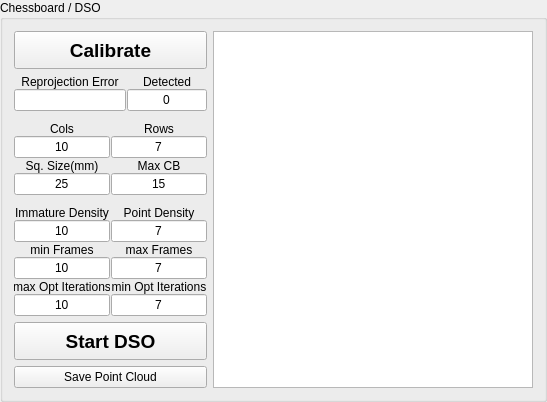
      <widget class="QGroupBox" name="groupBox_chessboard">
       <property name="sizePolicy">
        <sizepolicy hsizetype="MinimumExpanding" vsizetype="MinimumExpanding">
         <horstretch>0</horstretch>
         <verstretch>0</verstretch>
        </sizepolicy>
       </property>
       <property name="title">
        <string>Chessboard / DSO</string>
       </property>
       <layout class="QGridLayout" name="gridLayout_9">
        <item row="0" column="0">
         <layout class="QVBoxLayout" name="verticalLayout_11">
          <item>
           <widget class="QPushButton" name="pushButton_calibrate">
            <property name="sizePolicy">
             <sizepolicy hsizetype="Preferred" vsizetype="Fixed">
              <horstretch>0</horstretch>
              <verstretch>0</verstretch>
             </sizepolicy>
            </property>
            <property name="minimumSize">
             <size>
              <width>0</width>
              <height>38</height>
             </size>
            </property>
            <property name="font">
             <font>
              <pointsize>14</pointsize>
              <weight>75</weight>
              <bold>true</bold>
             </font>
            </property>
            <property name="toolTip">
             <string>Calibration starts when at
least 5 CheckBoards are
detected.
Reached &quot;Max CB&quot; boards the
counter resets and K and D
are used as &quot;Initial Guess&quot;
to refined the parameters
just calculated or loaded.</string>
            </property>
            <property name="text">
             <string>Calibrate</string>
            </property>
            <property name="checkable">
             <bool>true</bool>
            </property>
            <property name="checked">
             <bool>false</bool>
            </property>
           </widget>
          </item>
          <item>
           <layout class="QHBoxLayout" name="horizontalLayout_5">
            <property name="spacing">
             <number>1</number>
            </property>
            <item>
             <layout class="QVBoxLayout" name="verticalLayout_8">
              <property name="spacing">
               <number>0</number>
              </property>
              <item>
               <widget class="QLabel" name="label_reproj_err">
                <property name="sizePolicy">
                 <sizepolicy hsizetype="Preferred" vsizetype="Preferred">
                  <horstretch>0</horstretch>
                  <verstretch>0</verstretch>
                 </sizepolicy>
                </property>
                <property name="maximumSize">
                 <size>
                  <width>16777215</width>
                  <height>16777215</height>
                 </size>
                </property>
                <property name="text">
                 <string>Reprojection Error</string>
                </property>
                <property name="alignment">
                 <set>Qt::AlignCenter</set>
                </property>
               </widget>
              </item>
              <item>
               <widget class="QLineEdit" name="lineEdit_calib_reproj_err">
                <property name="sizePolicy">
                 <sizepolicy hsizetype="Preferred" vsizetype="Fixed">
                  <horstretch>0</horstretch>
                  <verstretch>0</verstretch>
                 </sizepolicy>
                </property>
                <property name="maximumSize">
                 <size>
                  <width>112</width>
                  <height>16777215</height>
                 </size>
                </property>
                <property name="toolTip">
                 <string>A good Reprojection Error is
minor than 1 px</string>
                </property>
                <property name="text">
                 <string/>
                </property>
                <property name="alignment">
                 <set>Qt::AlignCenter</set>
                </property>
                <property name="readOnly">
                 <bool>true</bool>
                </property>
               </widget>
              </item>
             </layout>
            </item>
            <item>
             <layout class="QVBoxLayout" name="verticalLayout_7">
              <property name="spacing">
               <number>0</number>
              </property>
              <item>
               <widget class="QLabel" name="label_7">
                <property name="sizePolicy">
                 <sizepolicy hsizetype="Preferred" vsizetype="Preferred">
                  <horstretch>0</horstretch>
                  <verstretch>0</verstretch>
                 </sizepolicy>
                </property>
                <property name="maximumSize">
                 <size>
                  <width>80</width>
                  <height>16777215</height>
                 </size>
                </property>
                <property name="text">
                 <string>Detected</string>
                </property>
                <property name="alignment">
                 <set>Qt::AlignCenter</set>
                </property>
               </widget>
              </item>
              <item>
               <widget class="QLineEdit" name="lineEdit_cb_count">
                <property name="sizePolicy">
                 <sizepolicy hsizetype="Maximum" vsizetype="Fixed">
                  <horstretch>0</horstretch>
                  <verstretch>0</verstretch>
                 </sizepolicy>
                </property>
                <property name="maximumSize">
                 <size>
                  <width>80</width>
                  <height>16777215</height>
                 </size>
                </property>
                <property name="text">
                 <string>0</string>
                </property>
                <property name="alignment">
                 <set>Qt::AlignCenter</set>
                </property>
                <property name="readOnly">
                 <bool>true</bool>
                </property>
               </widget>
              </item>
             </layout>
            </item>
           </layout>
          </item>
          <item>
           <spacer name="verticalSpacer_3">
            <property name="orientation">
             <enum>Qt::Vertical</enum>
            </property>
            <property name="sizeHint" stdset="0">
             <size>
              <width>20</width>
              <height>5</height>
             </size>
            </property>
           </spacer>
          </item>
          <item>
           <layout class="QGridLayout" name="gridLayout_2">
            <property name="sizeConstraint">
             <enum>QLayout::SetDefaultConstraint</enum>
            </property>
            <property name="spacing">
             <number>1</number>
            </property>
            <item row="0" column="0">
             <layout class="QVBoxLayout" name="verticalLayout_5">
              <property name="spacing">
               <number>0</number>
              </property>
              <item>
               <widget class="QLabel" name="label_5">
                <property name="sizePolicy">
                 <sizepolicy hsizetype="Preferred" vsizetype="Preferred">
                  <horstretch>0</horstretch>
                  <verstretch>0</verstretch>
                 </sizepolicy>
                </property>
                <property name="maximumSize">
                 <size>
                  <width>96</width>
                  <height>16777215</height>
                 </size>
                </property>
                <property name="text">
                 <string>Cols</string>
                </property>
                <property name="alignment">
                 <set>Qt::AlignCenter</set>
                </property>
               </widget>
              </item>
              <item>
               <widget class="CustomLineEdit" name="lineEdit_cb_cols">
                <property name="sizePolicy">
                 <sizepolicy hsizetype="Preferred" vsizetype="Fixed">
                  <horstretch>0</horstretch>
                  <verstretch>0</verstretch>
                 </sizepolicy>
                </property>
                <property name="maximumSize">
                 <size>
                  <width>96</width>
                  <height>16777215</height>
                 </size>
                </property>
                <property name="toolTip">
                 <string>Number of horizontal inner chessboard edges</string>
                </property>
                <property name="text">
                 <string>10</string>
                </property>
                <property name="alignment">
                 <set>Qt::AlignCenter</set>
                </property>
               </widget>
              </item>
             </layout>
            </item>
            <item row="0" column="1">
             <layout class="QVBoxLayout" name="verticalLayout_4">
              <property name="spacing">
               <number>0</number>
              </property>
              <item>
               <widget class="QLabel" name="label_4">
                <property name="sizePolicy">
                 <sizepolicy hsizetype="Preferred" vsizetype="Preferred">
                  <horstretch>0</horstretch>
                  <verstretch>0</verstretch>
                 </sizepolicy>
                </property>
                <property name="maximumSize">
                 <size>
                  <width>96</width>
                  <height>16777215</height>
                 </size>
                </property>
                <property name="text">
                 <string>Rows</string>
                </property>
                <property name="alignment">
                 <set>Qt::AlignCenter</set>
                </property>
               </widget>
              </item>
              <item>
               <widget class="CustomLineEdit" name="lineEdit_cb_rows">
                <property name="sizePolicy">
                 <sizepolicy hsizetype="Preferred" vsizetype="Fixed">
                  <horstretch>0</horstretch>
                  <verstretch>0</verstretch>
                 </sizepolicy>
                </property>
                <property name="maximumSize">
                 <size>
                  <width>96</width>
                  <height>16777215</height>
                 </size>
                </property>
                <property name="toolTip">
                 <string>Number of vertical inner chessboard edges</string>
                </property>
                <property name="text">
                 <string>7</string>
                </property>
                <property name="alignment">
                 <set>Qt::AlignCenter</set>
                </property>
               </widget>
              </item>
             </layout>
            </item>
            <item row="1" column="0">
             <layout class="QVBoxLayout" name="verticalLayout_6">
              <property name="spacing">
               <number>0</number>
              </property>
              <item>
               <widget class="QLabel" name="label_6">
                <property name="sizePolicy">
                 <sizepolicy hsizetype="Preferred" vsizetype="Preferred">
                  <horstretch>0</horstretch>
                  <verstretch>0</verstretch>
                 </sizepolicy>
                </property>
                <property name="maximumSize">
                 <size>
                  <width>96</width>
                  <height>16777215</height>
                 </size>
                </property>
                <property name="text">
                 <string>Sq. Size(mm)</string>
                </property>
                <property name="alignment">
                 <set>Qt::AlignCenter</set>
                </property>
               </widget>
              </item>
              <item>
               <widget class="CustomLineEdit" name="lineEdit_cb_mm">
                <property name="sizePolicy">
                 <sizepolicy hsizetype="Preferred" vsizetype="Fixed">
                  <horstretch>0</horstretch>
                  <verstretch>0</verstretch>
                 </sizepolicy>
                </property>
                <property name="maximumSize">
                 <size>
                  <width>96</width>
                  <height>16777215</height>
                 </size>
                </property>
                <property name="toolTip">
                 <string>Size in mm of the squares of the chessboard</string>
                </property>
                <property name="text">
                 <string>25</string>
                </property>
                <property name="alignment">
                 <set>Qt::AlignCenter</set>
                </property>
               </widget>
              </item>
             </layout>
            </item>
            <item row="1" column="1">
             <layout class="QVBoxLayout" name="verticalLayout_10">
              <property name="spacing">
               <number>0</number>
              </property>
              <item>
               <widget class="QLabel" name="label_10">
                <property name="sizePolicy">
                 <sizepolicy hsizetype="Preferred" vsizetype="Preferred">
                  <horstretch>0</horstretch>
                  <verstretch>0</verstretch>
                 </sizepolicy>
                </property>
                <property name="maximumSize">
                 <size>
                  <width>96</width>
                  <height>16777215</height>
                 </size>
                </property>
                <property name="text">
                 <string>Max CB</string>
                </property>
                <property name="alignment">
                 <set>Qt::AlignCenter</set>
                </property>
               </widget>
              </item>
              <item>
               <widget class="CustomLineEdit" name="lineEdit_cb_max_count">
                <property name="sizePolicy">
                 <sizepolicy hsizetype="Preferred" vsizetype="Fixed">
                  <horstretch>0</horstretch>
                  <verstretch>0</verstretch>
                 </sizepolicy>
                </property>
                <property name="maximumSize">
                 <size>
                  <width>96</width>
                  <height>16777215</height>
                 </size>
                </property>
                <property name="toolTip">
                 <string>When &quot;Detected&quot; reaches this value,
the calibration is fixed and the next detected chessboards
are used to refine the parameters</string>
                </property>
                <property name="text">
                 <string>15</string>
                </property>
                <property name="alignment">
                 <set>Qt::AlignCenter</set>
                </property>
               </widget>
              </item>
             </layout>
            </item>
           </layout>
          </item>
          <item>
           <spacer name="verticalSpacer">
            <property name="orientation">
             <enum>Qt::Vertical</enum>
            </property>
            <property name="sizeHint" stdset="0">
             <size>
              <width>20</width>
              <height>5</height>
             </size>
            </property>
           </spacer>
          </item>
          <item>
           <layout class="QGridLayout" name="gridLayout_22">
            <property name="sizeConstraint">
             <enum>QLayout::SetDefaultConstraint</enum>
            </property>
            <property name="spacing">
             <number>1</number>
            </property>
            <item row="0" column="0">
             <layout class="QVBoxLayout" name="verticalLayout_5">
              <property name="spacing">
               <number>0</number>
              </property>
              <item>
               <widget class="QLabel" name="label_5">
                <property name="sizePolicy">
                 <sizepolicy hsizetype="Preferred" vsizetype="Preferred">
                  <horstretch>0</horstretch>
                  <verstretch>0</verstretch>
                 </sizepolicy>
                </property>
                <property name="maximumSize">
                 <size>
                  <width>96</width>
                  <height>16777215</height>
                 </size>
                </property>
                <property name="text">
                 <string>Immature Density</string>
                </property>
                <property name="alignment">
                 <set>Qt::AlignCenter</set>
                </property>
               </widget>
              </item>
              <item>
               <widget class="CustomLineEdit" name="lineEdit_setting_desiredImmatureDensity">
                <property name="sizePolicy">
                 <sizepolicy hsizetype="Preferred" vsizetype="Fixed">
                  <horstretch>0</horstretch>
                  <verstretch>0</verstretch>
                 </sizepolicy>
                </property>
                <property name="maximumSize">
                 <size>
                  <width>96</width>
                  <height>16777215</height>
                 </size>
                </property>
                <property name="toolTip">
                 <string>immature points per frame</string>
                </property>
                <property name="text">
                 <string>10</string>
                </property>
                <property name="alignment">
                 <set>Qt::AlignCenter</set>
                </property>
               </widget>
              </item>
             </layout>
            </item>
            <item row="0" column="1">
             <layout class="QVBoxLayout" name="verticalLayout_4">
              <property name="spacing">
               <number>0</number>
              </property>
              <item>
               <widget class="QLabel" name="label_4">
                <property name="sizePolicy">
                 <sizepolicy hsizetype="Preferred" vsizetype="Preferred">
                  <horstretch>0</horstretch>
                  <verstretch>0</verstretch>
                 </sizepolicy>
                </property>
                <property name="maximumSize">
                 <size>
                  <width>96</width>
                  <height>16777215</height>
                 </size>
                </property>
                <property name="text">
                 <string>Point Density</string>
                </property>
                <property name="alignment">
                 <set>Qt::AlignCenter</set>
                </property>
               </widget>
              </item>
              <item>
               <widget class="CustomLineEdit" name="lineEdit_setting_desiredPointDensity">
                <property name="sizePolicy">
                 <sizepolicy hsizetype="Preferred" vsizetype="Fixed">
                  <horstretch>0</horstretch>
                  <verstretch>0</verstretch>
                 </sizepolicy>
                </property>
                <property name="maximumSize">
                 <size>
                  <width>96</width>
                  <height>16777215</height>
                 </size>
                </property>
                <property name="toolTip">
                 <string>aimed total points in the active window</string>
                </property>
                <property name="text">
                 <string>7</string>
                </property>
                <property name="alignment">
                 <set>Qt::AlignCenter</set>
                </property>
               </widget>
              </item>
             </layout>
            </item>
            <item row="1" column="0">
             <layout class="QVBoxLayout" name="verticalLayout_5">
              <property name="spacing">
               <number>0</number>
              </property>
              <item>
               <widget class="QLabel" name="label_5">
                <property name="sizePolicy">
                 <sizepolicy hsizetype="Preferred" vsizetype="Preferred">
                  <horstretch>0</horstretch>
                  <verstretch>0</verstretch>
                 </sizepolicy>
                </property>
                <property name="maximumSize">
                 <size>
                  <width>96</width>
                  <height>16777215</height>
                 </size>
                </property>
                <property name="text">
                 <string>min Frames</string>
                </property>
                <property name="alignment">
                 <set>Qt::AlignCenter</set>
                </property>
               </widget>
              </item>
              <item>
               <widget class="CustomLineEdit" name="lineEdit_setting_minFrames">
                <property name="sizePolicy">
                 <sizepolicy hsizetype="Preferred" vsizetype="Fixed">
                  <horstretch>0</horstretch>
                  <verstretch>0</verstretch>
                 </sizepolicy>
                </property>
                <property name="maximumSize">
                 <size>
                  <width>96</width>
                  <height>16777215</height>
                 </size>
                </property>
                <property name="toolTip">
                 <string>min frames in window</string>
                </property>
                <property name="text">
                 <string>10</string>
                </property>
                <property name="alignment">
                 <set>Qt::AlignCenter</set>
                </property>
               </widget>
              </item>
             </layout>
            </item>
            <item row="1" column="1">
             <layout class="QVBoxLayout" name="verticalLayout_4">
              <property name="spacing">
               <number>0</number>
              </property>
              <item>
               <widget class="QLabel" name="label_4">
                <property name="sizePolicy">
                 <sizepolicy hsizetype="Preferred" vsizetype="Preferred">
                  <horstretch>0</horstretch>
                  <verstretch>0</verstretch>
                 </sizepolicy>
                </property>
                <property name="maximumSize">
                 <size>
                  <width>96</width>
                  <height>16777215</height>
                 </size>
                </property>
                <property name="text">
                 <string>max Frames</string>
                </property>
                <property name="alignment">
                 <set>Qt::AlignCenter</set>
                </property>
               </widget>
              </item>
              <item>
               <widget class="CustomLineEdit" name="lineEdit_setting_maxFrames">
                <property name="sizePolicy">
                 <sizepolicy hsizetype="Preferred" vsizetype="Fixed">
                  <horstretch>0</horstretch>
                  <verstretch>0</verstretch>
                 </sizepolicy>
                </property>
                <property name="maximumSize">
                 <size>
                  <width>96</width>
                  <height>16777215</height>
                 </size>
                </property>
                <property name="toolTip">
                 <string>max frames in window</string>
                </property>
                <property name="text">
                 <string>7</string>
                </property>
                <property name="alignment">
                 <set>Qt::AlignCenter</set>
                </property>
               </widget>
              </item>
             </layout>
            </item>
            <item row="2" column="0">
             <layout class="QVBoxLayout" name="verticalLayout_5">
              <property name="spacing">
               <number>0</number>
              </property>
              <item>
               <widget class="QLabel" name="label_5">
                <property name="sizePolicy">
                 <sizepolicy hsizetype="Preferred" vsizetype="Preferred">
                  <horstretch>0</horstretch>
                  <verstretch>0</verstretch>
                 </sizepolicy>
                </property>
                <property name="maximumSize">
                 <size>
                  <width>96</width>
                  <height>16777215</height>
                 </size>
                </property>
                <property name="text">
                 <string>max Opt Iterations</string>
                </property>
                <property name="alignment">
                 <set>Qt::AlignCenter</set>
                </property>
               </widget>
              </item>
              <item>
               <widget class="CustomLineEdit" name="lineEdit_setting_maxOptIterations">
                <property name="sizePolicy">
                 <sizepolicy hsizetype="Preferred" vsizetype="Fixed">
                  <horstretch>0</horstretch>
                  <verstretch>0</verstretch>
                 </sizepolicy>
                </property>
                <property name="maximumSize">
                 <size>
                  <width>96</width>
                  <height>16777215</height>
                 </size>
                </property>
                <property name="toolTip">
                 <string>max GN iterations</string>
                </property>
                <property name="text">
                 <string>10</string>
                </property>
                <property name="alignment">
                 <set>Qt::AlignCenter</set>
                </property>
               </widget>
              </item>
             </layout>
            </item>
            <item row="2" column="1">
             <layout class="QVBoxLayout" name="verticalLayout_4">
              <property name="spacing">
               <number>0</number>
              </property>
              <item>
               <widget class="QLabel" name="label_4">
                <property name="sizePolicy">
                 <sizepolicy hsizetype="Preferred" vsizetype="Preferred">
                  <horstretch>0</horstretch>
                  <verstretch>0</verstretch>
                 </sizepolicy>
                </property>
                <property name="maximumSize">
                 <size>
                  <width>96</width>
                  <height>16777215</height>
                 </size>
                </property>
                <property name="text">
                 <string>min Opt Iterations</string>
                </property>
                <property name="alignment">
                 <set>Qt::AlignCenter</set>
                </property>
               </widget>
              </item>
              <item>
               <widget class="CustomLineEdit" name="lineEdit_setting_minOptIterations">
                <property name="sizePolicy">
                 <sizepolicy hsizetype="Preferred" vsizetype="Fixed">
                  <horstretch>0</horstretch>
                  <verstretch>0</verstretch>
                 </sizepolicy>
                </property>
                <property name="maximumSize">
                 <size>
                  <width>96</width>
                  <height>16777215</height>
                 </size>
                </property>
                <property name="toolTip">
                 <string>min GN iterations</string>
                </property>
                <property name="text">
                 <string>7</string>
                </property>
                <property name="alignment">
                 <set>Qt::AlignCenter</set>
                </property>
               </widget>
              </item>
             </layout>
            </item>
           </layout>
          </item>
          <item>
           <widget class="QPushButton" name="pushButton_StartDSO">
            <property name="sizePolicy">
             <sizepolicy hsizetype="Preferred" vsizetype="Fixed">
              <horstretch>0</horstretch>
              <verstretch>0</verstretch>
             </sizepolicy>
            </property>
            <property name="minimumSize">
             <size>
              <width>0</width>
              <height>38</height>
             </size>
            </property>
            <property name="font">
             <font>
              <pointsize>14</pointsize>
              <weight>75</weight>
              <bold>true</bold>
             </font>
            </property>
            <property name="toolTip">
             <string>Starting Direct Sparse Odometry.</string>
            </property>
            <property name="text">
             <string>Start DSO</string>
            </property>
            <property name="checkable">
             <bool>true</bool>
            </property>
            <property name="checked">
             <bool>false</bool>
            </property>
           </widget>
          </item>
          <item>
           <widget class="QPushButton" name="pushButton_SavePointCloud">
            <property name="sizePolicy">
             <sizepolicy hsizetype="Preferred" vsizetype="Fixed">
              <horstretch>0</horstretch>
              <verstretch>0</verstretch>
             </sizepolicy>
            </property>
            <property name="toolTip">
             <string>Saving Direct Sparse Odometry Point Cloud.</string>
            </property>
            <property name="text">
             <string>Save Point Cloud</string>
            </property>
            <property name="checkable">
             <bool>true</bool>
            </property>
            <property name="checked">
             <bool>false</bool>
            </property>
           </widget>
          </item>
         </layout>
        </item>
        <item row="0" column="1">
         <widget class="QGraphicsView" name="graphicsView_checkboard">
          <property name="sizePolicy">
           <sizepolicy hsizetype="MinimumExpanding" vsizetype="MinimumExpanding">
            <horstretch>0</horstretch>
            <verstretch>0</verstretch>
           </sizepolicy>
          </property>
          <property name="minimumSize">
           <size>
            <width>320</width>
            <height>320</height>
           </size>
          </property>
          <property name="maximumSize">
           <size>
            <width>16777215</width>
            <height>16777215</height>
           </size>
          </property>
         </widget>
        </item>
       </layout>
      </widget>
